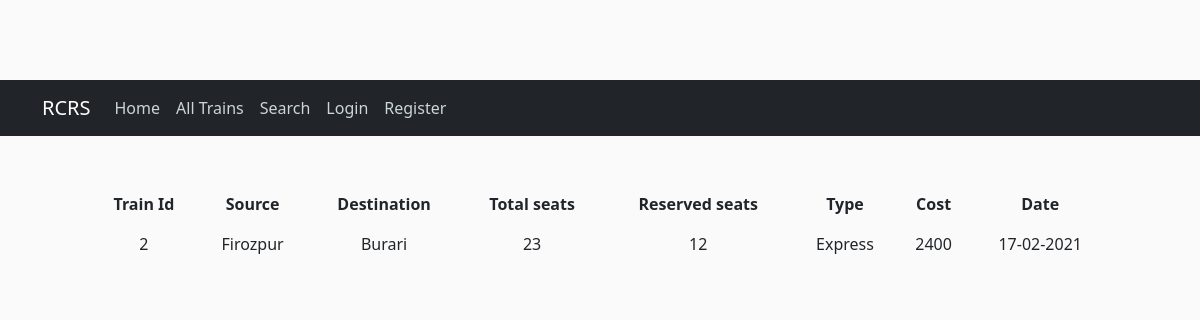
The app's page /trains/2 with its own data.
### trains/models.py (models this page shows, shortened)
class Trains(models.Model):
    categories = (
        ('Normal','Normal'),
        ('Express','Express')
    )
    id = models.AutoField(primary_key=True)
    source = models.CharField(max_length = 30,)
    destination = models.CharField(max_length = 30)
    seats_total = models.IntegerField()
    seats_res = models.IntegerField()
    types = models.CharField(choices=categories,max_length=20)
    cost = models.IntegerField()
    date = models.CharField(max_length = 20)

### trains/views.py (the view)
# urls.py: path('trains/<int:pk>',TrainsDetailView.as_view(),name ='trains'),
class TrainsDetailView(DetailView):
    model = Trains
    template_name = 'train_details.html'
    context_object_name = 'train'

### templates/train_details.html
{% extends "layout.html" %} {% block content%}
<div class=" p-5">
    <table class="table table-borderless table-hover">
        <thead class="text-center">
            <th>Train Id</th>
            <th>Source</th>
            <th>Destination</th>
            <th>Total seats</th>
            <th>Reserved seats</th>
            <th>Type</th>
            <th>Cost</th>
            <th>Date</th>
        </thead>
        <tr class="text-center">
            <td>{{ train.id}}</td>
            <td>{{train.source}}</td>
            <td> {{train.destination}}</td>
            <td>{{train.seats_total}}</td>
            <td>{{train.seats_res}}</td>
            <td>{{train.types}}</td>
            <td>{{train.cost}}</td>
            <td> {{train.date}}</td>
        </tr>
    </table>
</div>
{% endblock content %}

### static/main.css (style rules this page uses)
body { background: #fafafa; color: #333333; margin-top: 5rem; }

### records on screen
Trains: id "2", source "Firozpur", destination "Burari", seats_total "23", seats_res "12", types "Express", cost "2400", date "17-02-2021"
